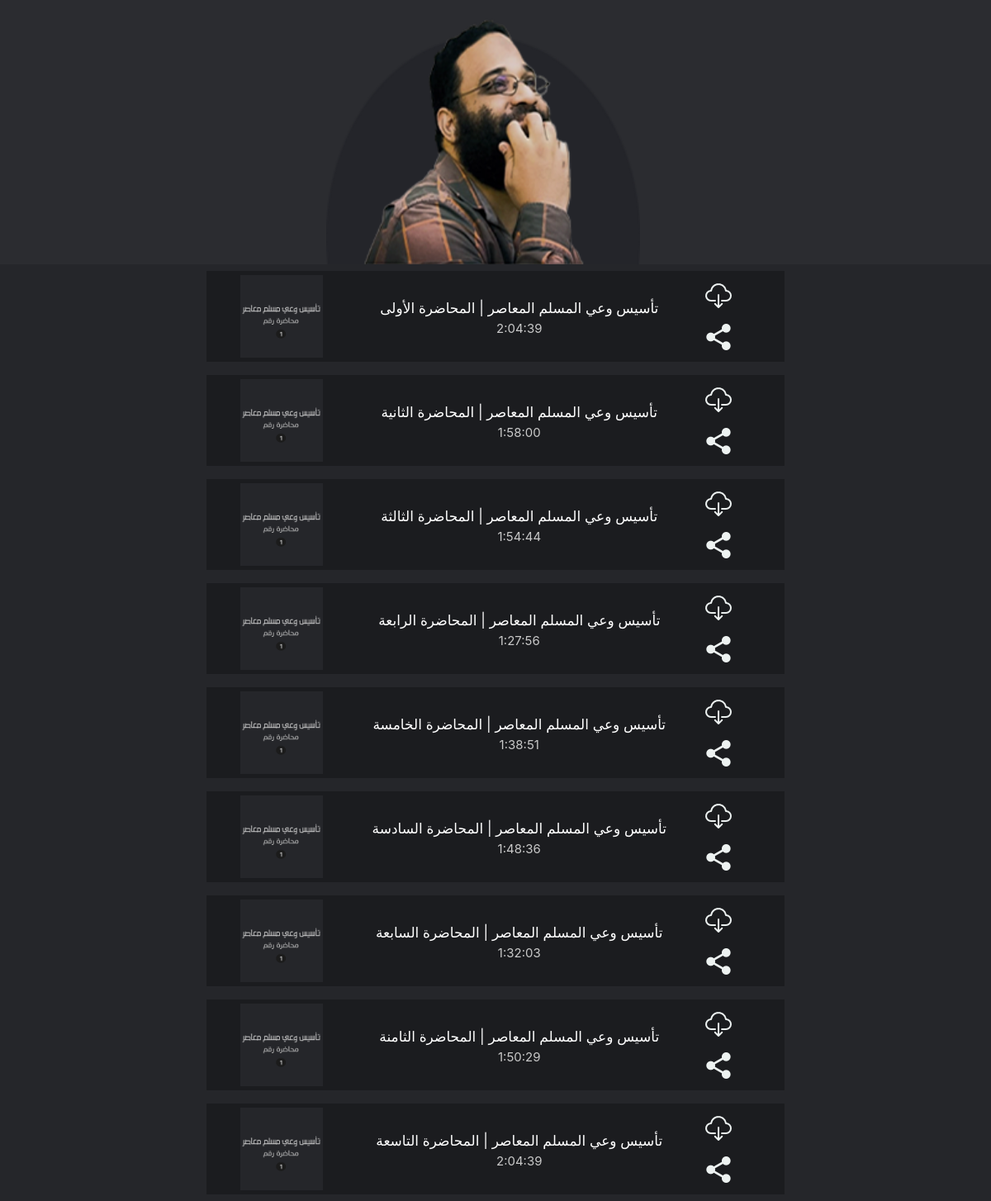
The app's page /home/completedcourses/tases/ with its own data.
### completedCourses/models.py (models this page shows, shortened)
class video_list (models.Model):
    video_name = models.CharField(max_length=250,default='')
    video_length = models.CharField(max_length=250,default='')
    categroty = models.CharField(max_length=250,default='',choices=course_cat)
    vido_url = models.CharField(max_length=400,default='')

### completedCourses/views.py (the view)
# urls.py: path('completedcourses/<str:cats>/', views.categoryView, name='categorys'),
def categoryView(request,cats,id=None):
        category_View = video_list.objects.filter(categroty=cats)
        return render(request,'completedCourses/videos_list1.html',{'cats':cats,'category_View':category_View})

### completedCourses/templates/completedCourses/videos_list1.html (shortened to what this page needs)
<html>
    {% load static %}
    <head>
        <link rel="stylesheet" href="{% static 'videos_list.css' %} " >
        <link rel="stylesheet" href="https://maxcdn.bootstrapcdn.com/bootstrap/4.0.0/css/bootstrap.min.css">
    </head>
    <body>
        <div class="container-fluid sec1">
            <div class="row h-100 w-100 justify-content-center">
                <div class="col-3 align-self-end ">
                <div class="header d-flex justify-content-center">
                  <img
                  {% load static %}
                  src="{% static '/imgs/header_img.png' %}" class="header-img">
                </div>
               </div>
            </div>
        </div>
        <div class="container sec2">
              {% for video in category_View %}
                <div class="col-sm align-self-center courses_col pt-2 pb-2 justify-content-center d-flex">
                     <a class="button-secition" href="{% url 'home:videos' video.categroty  video.id  %}">
                      <div class="row w-100 ml-0 ">
                            <div class="col-md-3 justify-content-center d-flex">
                               <img class="img-thumb " src="{% static '/imgs/ta2ses.png' %}">
                            </div>
                            <div class="col-md-7 d-flex justify-content-center">
                                <div class="button-content align-self-center justify-content-center ">
                                   <div class="video-title text-center align-self-center j">{{video.video_name }}
                                </div>
                                   <div class="video-time text-center align-self-center">{{video.video_length}}
                                </div>
                                 </div>
                            </div>
                            <div class="col-md-2 d-flex justify-content-center align-content-center">
                                <div class="d-s">
                                   <button class="download-button"></button>
                                   <button class="share-button"></button>
                                </div>
                           </div>
                        </div>
                    </a>
                  </div>
               {% endfor %}
            </div>
    </body>
    </html>

### completedCourses/static/videos_list.css (style rules this page uses)
.sec1 { background-color: #2b2c30; height: 320px; display: flex; }
body::after { content: " "; position: fixed; width: 100%; height: 100%; top: 0; bottom: 0; left: 0; right: 0; background-color: #25262a; background-position: center; background-size: cover; z-index: -17; }
.header-img { width: 380px; height: 300px; min-height: 26 0px; }
.header { width: auto; }
.video-title { font-size: 17px; padding-top: 4px; color: white; }
.video-time { font-size: 15px; color:#c9c9c9; }
.button-secition { background-color: #1b1c1f; display: flex; width: 700px; height: auto; padding: 5px; border: none; cursor: pointer; }
.img-thumb { width: 100px; height: 100px; }
.download-button { height: 50px; background: url("./imgs/download-icon.png"); width: 50px; border:none; background-position: center; background-repeat: no-repeat; cursor: pointer; }
.share-button { height: 50px; width: 50px; background: url(./imgs/share-icon.png); background-position: center; border:none; outline: none; cursor: pointer; background-repeat: no-repeat; }
a:hover, a:visited, a:link, a:active { text-decoration: none !important; }

### records on screen
video_list: video_name "تأسيس وعي المسلم المعاصر | المحاضرة الأولى", video_length "2:04:39"
video_list: video_name "تأسيس وعي المسلم المعاصر | المحاضرة الثانية", video_length "1:58:00"
video_list: video_name "تأسيس وعي المسلم المعاصر | المحاضرة الثالثة", video_length "1:54:44"
video_list: video_name "تأسيس وعي المسلم المعاصر | المحاضرة الرابعة", video_length "1:27:56"
video_list: video_name "تأسيس وعي المسلم المعاصر | المحاضرة الخامسة", video_length "1:38:51"
video_list: video_name "تأسيس وعي المسلم المعاصر | المحاضرة السادسة", video_length "1:48:36"
video_list: video_name "تأسيس وعي المسلم المعاصر | المحاضرة السابعة", video_length "1:32:03"
video_list: video_name "تأسيس وعي المسلم المعاصر | المحاضرة الثامنة", video_length "1:50:29"
video_list: video_name "تأسيس وعي المسلم المعاصر | المحاضرة التاسعة", video_length "2:04:39"
